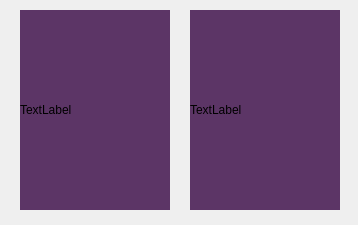
<?xml version="1.0" encoding="UTF-8"?>
<ui version="4.0">
 <class>Widget</class>
 <widget class="QWidget" name="Widget">
  <property name="geometry">
   <rect>
    <x>0</x>
    <y>0</y>
    <width>358</width>
    <height>225</height>
   </rect>
  </property>
  <property name="windowTitle">
   <string>Widget</string>
  </property>
  <widget class="QLabel" name="lable_light_1">
   <property name="geometry">
    <rect>
     <x>20</x>
     <y>10</y>
     <width>150</width>
     <height>200</height>
    </rect>
   </property>
   <property name="styleSheet">
    <string notr="true">background-color: rgb(92, 53, 102);</string>
   </property>
   <property name="text">
    <string>TextLabel</string>
   </property>
  </widget>
  <widget class="QLabel" name="lable_light_2">
   <property name="geometry">
    <rect>
     <x>190</x>
     <y>10</y>
     <width>150</width>
     <height>200</height>
    </rect>
   </property>
   <property name="styleSheet">
    <string notr="true">background-color: rgb(92, 53, 102);</string>
   </property>
   <property name="text">
    <string>TextLabel</string>
   </property>
  </widget>
 </widget>
 <layoutdefault spacing="6" margin="11"/>
 <resources/>
 <connections/>
</ui>
